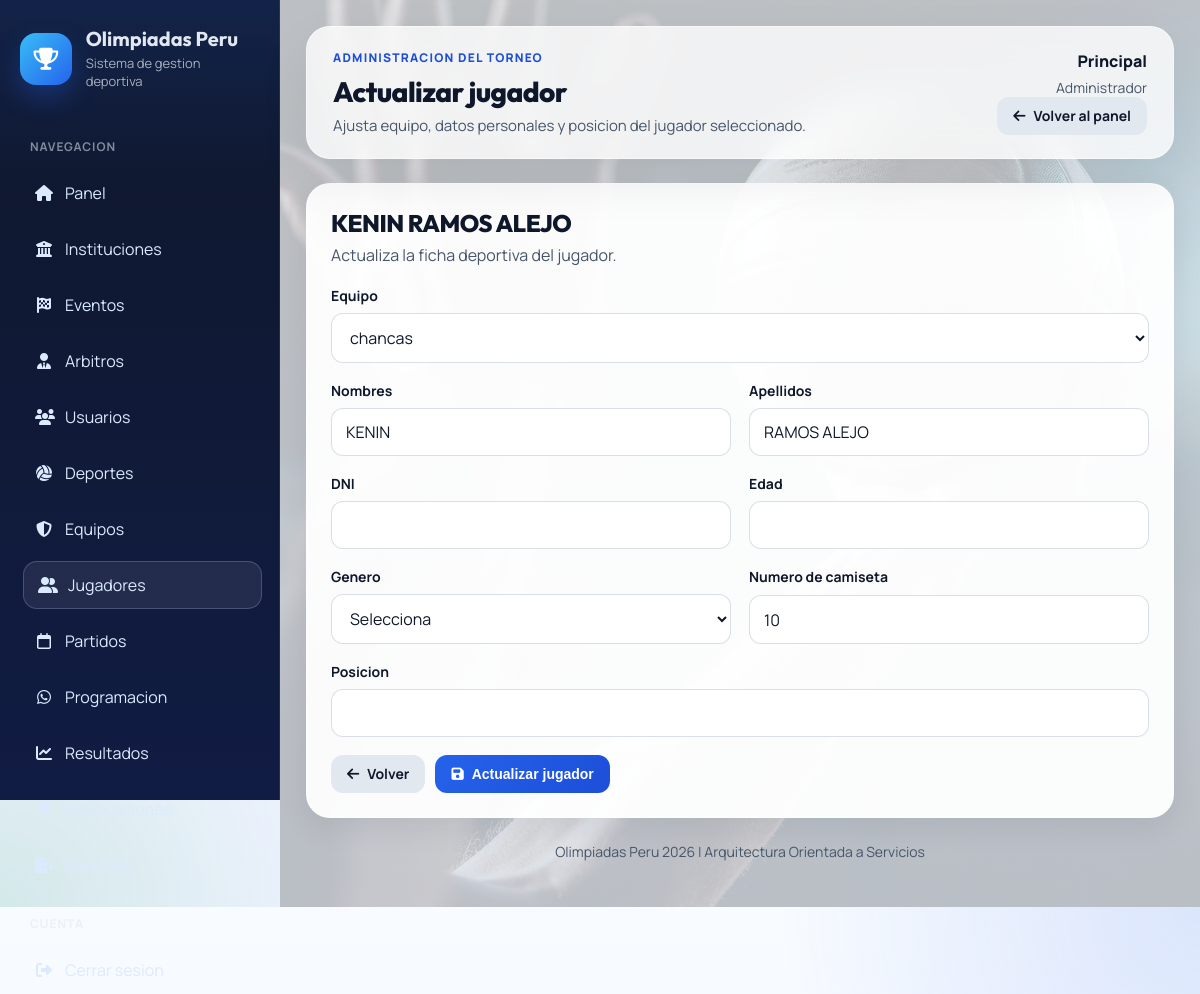
The page /modules/jugadores/editar.php?id=4 (signed in) on the database its author committed.
### tables this page shows
CREATE TABLE `jugadores` (
  `id_jugador` int(11) NOT NULL AUTO_INCREMENT,
  `id_equipo` int(11) NOT NULL,
  `nombres` varchar(100) NOT NULL,
  `apellidos` varchar(100) NOT NULL,
  `dni` varchar(8) DEFAULT NULL,
  `edad` int(11) DEFAULT NULL,
  `genero` enum('M','F') DEFAULT NULL,
  `numero_camiseta` int(11) DEFAULT NULL,
  `posicion` varchar(50) DEFAULT NULL,
  `foto` varchar(255) DEFAULT NULL,
  PRIMARY KEY (`id_jugador`),
  KEY `id_equipo` (`id_equipo`),
  CONSTRAINT `jugadores_ibfk_1` FOREIGN KEY (`id_equipo`) REFERENCES `equipos` (`id_equipo`) ON DELETE CASCADE
);

CREATE TABLE `equipos` (
  `id_equipo` int(11) NOT NULL AUTO_INCREMENT,
  `nombre` varchar(100) NOT NULL,
  `director_tecnico` varchar(100) DEFAULT NULL,
  `logo` varchar(255) DEFAULT NULL,
  `fecha_registro` timestamp NOT NULL DEFAULT current_timestamp(),
  `id_institucion` int(11) NOT NULL,
  `id_deporte` int(11) NOT NULL,
  `id_categoria` int(11) NOT NULL,
  `capitan` varchar(100) DEFAULT NULL,
  `telefono_capitan` varchar(20) DEFAULT NULL,
  PRIMARY KEY (`id_equipo`),
  KEY `id_institucion` (`id_institucion`),
  KEY `id_deporte` (`id_deporte`),
  KEY `id_categoria` (`id_categoria`),
  CONSTRAINT `equipos_ibfk_1` FOREIGN KEY (`id_institucion`) REFERENCES `instituciones` (`id_institucion`),
  CONSTRAINT `equipos_ibfk_2` FOREIGN KEY (`id_deporte`) REFERENCES `deportes` (`id_deporte`),
  CONSTRAINT `equipos_ibfk_3` FOREIGN KEY (`id_categoria`) REFERENCES `categorias` (`id_categoria`)
);

### modules/jugadores/editar.php (called while the page is built, shortened)
<?php
require __DIR__ . '/edit_view.php';
return;
?>

### includes/auth.php (called while the page is built, shortened)
<?php
function e(string $value): string
{
    return htmlspecialchars($value, ENT_QUOTES, 'UTF-8');
}

### modules/jugadores/edit_view.php (the view, shortened to what this page needs)
<?php
include '../../config/database.php';
$id = (int) ($_GET['id'] ?? 0);
$stmt = $conexion->prepare('SELECT * FROM jugadores WHERE id_jugador = ?');
$stmt->execute([$id]);
$jugador = $stmt->fetch();
$equipos = $conexion->query('SELECT * FROM equipos ORDER BY nombre')->fetchAll();
require '../../includes/app_header.php';
?>
<section class="form-card">
    <div class="toolbar">
        <div class="toolbar__title">
            <h2><?= e($jugador['nombres'] . ' ' . $jugador['apellidos']) ?></h2>
            <p>Actualiza la ficha deportiva del jugador.</p>
        </div>
    </div>
    <form action="actualizar.php" method="POST" class="form-grid">
        <div class="field">
            <label for="id_equipo">Equipo</label>
            <select id="id_equipo" name="id_equipo" required>
                <?php foreach ($equipos as $equipo): ?>
                    <option value="<?= e((string) $equipo['id_equipo']) ?>" <?= (int) $jugador['id_equipo'] === (int) $equipo['id_equipo'] ? 'selected' : '' ?>>
                        <?= e($equipo['nombre']) ?>
                    </option>
                <?php endforeach; ?>
            </select>
        </div>
        <div class="form-grid form-grid--two">
            <div class="field">
                <label for="nombres">Nombres</label>
                <input id="nombres" type="text" name="nombres" value="<?= e($jugador['nombres']) ?>" required>
            </div>
            <div class="field">
                <label for="apellidos">Apellidos</label>
                <input id="apellidos" type="text" name="apellidos" value="<?= e($jugador['apellidos']) ?>" required>
            </div>
        </div>
        <div class="form-grid form-grid--two">
            <div class="field">
                <label for="dni">DNI</label>
                <input id="dni" type="text" name="dni" maxlength="8" value="<?= e((string) ($jugador['dni'] ?? '')) ?>">
            </div>
            <div class="field">
                <label for="edad">Edad</label>
                <input id="edad" type="number" name="edad" min="1" value="<?= e((string) ($jugador['edad'] ?? '')) ?>">
            </div>
        </div>
        <div class="form-grid form-grid--two">
            <div class="field">
                <label for="genero">Genero</label>
                <select id="genero" name="genero">
                    <option value="">Selecciona</option>
                </select>
            </div>
            <div class="field">
                <label for="numero_camiseta">Numero de camiseta</label>
                <input id="numero_camiseta" type="number" name="numero_camiseta" min="0" value="<?= e((string) ($jugador['numero_camiseta'] ?? '')) ?>">
            </div>
        </div>
        <div class="field">
            <label for="posicion">Posicion</label>
            <input id="posicion" type="text" name="posicion" value="<?= e((string) ($jugador['posicion'] ?? '')) ?>">
        </div>
        <div class="action-row">
            <a class="btn btn-secondary" href="index.php">
                <i class="fa-solid fa-arrow-left"></i>
                Volver
            </a>
            <button class="btn btn-primary" type="submit">
                <i class="fa-solid fa-floppy-disk"></i>
                Actualizar jugador
            </button>
        </div>
    </form>
</section>
<?php require '../../includes/app_footer.php'; ?>

### css/style.css (style rules this page uses)
:root { --bg: #eef2ff; --surface: #ffffff; --text: #0f172a; --text-soft: #475569; --primary: #2563eb; --primary-2: #1d4ed8; --success: #16a34a; --warning: #f59e0b; --danger: #dc2626; --shadow-soft: 0 20px 50px rgba(15, 23, 42, 0.08); --shadow-card: 0 10px 30px rgba(15, 23, 42, 0.08); --radius-xl: 24px; --radius-lg: 18px; --radius-md: 14px; --radius-sm: 10px; --transition: 180ms ease; }
* { box-sizing: border-box; margin: 0; padding: 0; }
html { scroll-behavior: smooth; }
body { background: radial-gradient(circle at top right, rgba(37, 99, 235, 0.14), transparent 28%), radial-gradient(circle at bottom left, rgba(22, 163, 74, 0.12), transparent 24%), linear-gradient(180deg, #f8fbff 0%, var(--bg) 100%); color: var(--text); font-family: "Manrope", "Segoe UI", Tahoma, Geneva, Verdana, sans-serif; min-height: 100vh; }
h1, h2, h3, h4, h5, h6, .app-brand__title, .app-topbar__title { font-family: "Outfit", "Manrope", "Segoe UI", sans-serif; }
a { color: inherit; }
.hero-card, .panel-card, .data-card, .form-card, .auth-card { background: rgba(255, 255, 255, 0.94); border: 1px solid rgba(255, 255, 255, 0.7); border-radius: var(--radius-xl); box-shadow: var(--shadow-card); }
.hero-card, .panel-card, .data-card, .form-card { padding: 24px; }
.toolbar { align-items: center; display: flex; flex-wrap: wrap; gap: 12px; justify-content: space-between; margin-bottom: 20px; }
.toolbar__title h2, .section-title { font-size: 24px; font-weight: 800; letter-spacing: -0.02em; }
.toolbar__title p { color: var(--text-soft); margin-top: 6px; }
.btn, button, input[type="submit"] { align-items: center; border: 0; border-radius: 12px; cursor: pointer; display: inline-flex; font-size: 14px; font-weight: 700; gap: 8px; justify-content: center; line-height: 1; padding: 12px 16px; text-decoration: none; transition: transform var(--transition), box-shadow var(--transition), background var(--transition), opacity var(--transition); }
.btn-primary { background: linear-gradient(135deg, var(--primary), var(--primary-2)); color: #fff; }
.btn-secondary { background: #e2e8f0; color: #0f172a; }
.form-card form, .form-grid { display: grid; gap: 18px; }
.form-grid--two { grid-template-columns: repeat(2, minmax(0, 1fr)); }
.field { display: grid; gap: 8px; }
.field label { color: var(--text); font-size: 14px; font-weight: 700; }
input, select, textarea { background: #fff; border: 1px solid rgba(148, 163, 184, 0.35); border-radius: 12px; color: var(--text); font: inherit; min-height: 48px; padding: 12px 14px; transition: border-color var(--transition), box-shadow var(--transition), background var(--transition); width: 100%; }
.action-row { display: flex; flex-wrap: wrap; gap: 10px; }

### rows shown on the page
jugadores: nombres+apellidos "KENIN RAMOS ALEJO", id_equipo "chancas", nombres "KENIN", apellidos "RAMOS ALEJO", numero_camiseta "10"

### other values the page prints
$item['label'] "Panel"
$item['label'] "Instituciones"
$item['label'] "Eventos"
$item['label'] "Arbitros"
$item['label'] "Usuarios"
$item['label'] "Deportes"
$item['label'] "Equipos"
$item['label'] "Jugadores"
$item['label'] "Partidos"
$item['label'] "Programacion"
$item['label'] "Resultados"
$pageHeading "Actualizar jugador"
$pageDescription "Ajusta equipo, datos personales y posicion del jugador seleccionado."
current_user_name() "Principal"
current_role_label() "Administrador"
